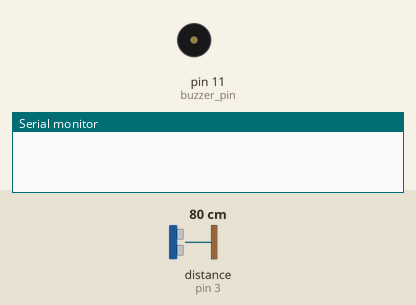
Simulated run of this sketch. Board: Arduino Uno, built with avr-gcc and run on an emulated ATmega328P. On the bench: buzzer (waves = sounding, pin HIGH), the last lines printed to the serial monitor. Wiring (inferred from the names in the program): ultrasonic range finder: trigger pin 2; echo pin 3. The inputs (shaded band) are chosen by the test bench; at power-on: distance to the obstacle (sensor on pin 3) 80 cm. The echo pulse lasts 58.3 µs per cm; pins used as bus, display or sensor lines are not drawn.

Above: at 1.2 s.
1.3 s: distance to the obstacle (sensor on pin 3) set to 24 cm
2.8 s: distance to the obstacle (sensor on pin 3) set to 19 cm
At 3.05 s:
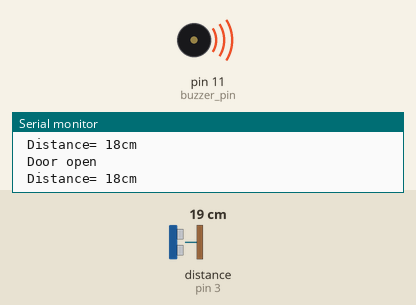
5.8 s: distance to the obstacle (sensor on pin 3) set to 35 cm
At 5.8 s:
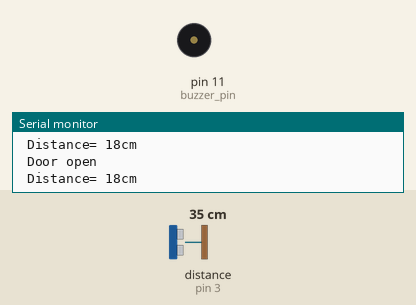
7.3 s: distance to the obstacle (sensor on pin 3) set to 2 cm
At 7.55 s:
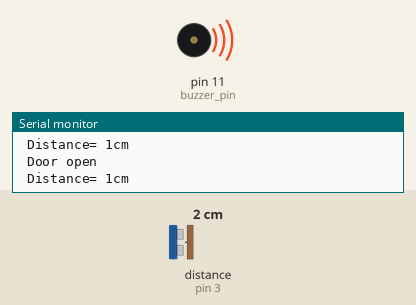
Timing chart, 0 to 11.3 s (numbered marks = the images above; inputs shaded):
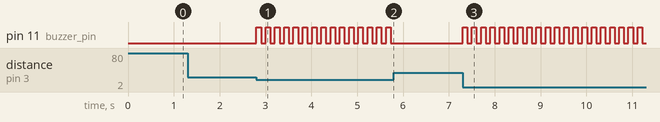

The sketch:

step1.ino
```cpp
// Door Alarm Using Arduino UNO and Ultrasonic Sensor
// Code to be used in the Text sub-window of tinkercad.com circuit page

int trigger_pin = 2;
int echo_pin = 3;
int buzzer_pin = 11;
int time;
int distance;
void setup()
{
        Serial.begin (9600);
        pinMode (trigger_pin, OUTPUT);
        pinMode (echo_pin, INPUT);
        pinMode (buzzer_pin, OUTPUT);
}
void loop()
{
    digitalWrite (trigger_pin, HIGH);

    delayMicroseconds (10);
    digitalWrite (trigger_pin, LOW);
    time = pulseIn (echo_pin, HIGH);
    distance = (time * 0.034) / 2;


  if (distance <= 20)
        {

        Serial.println (" Door open ");
        Serial.print (" Distance= ");
        Serial.print(distance);
        Serial.println("cm");
        digitalWrite (buzzer_pin, HIGH);
        delay (100);
        digitalWrite (buzzer_pin, LOW);
        delay (100);
        }
 // else {
//       Serial.println (" Door closed ");
//      Serial.print (" Distance= ");
//      Serial.println (distance);
//        digitalWrite (buzzer_pin, LOW);
 //       delay (500);
    //   }
}
```

Measured:
- the behaviour switches between 22 and 21 cm on distance to the obstacle (sensor on pin 3) (found by bisection; images 0 and 1)
- after the input at 1.3 s, every drawn part: stays the same
- after the input at 2.8 s, pin 11 (buzzer_pin): alternates HIGH for 0.10 s and LOW for 0.10 s, starting at once
- after the input at 5.8 s, pin 11 (buzzer_pin): stops changing and stays LOW
- after the input at 7.3 s, pin 11 (buzzer_pin): alternates HIGH for 0.10 s and LOW for 0.10 s, starting at once
